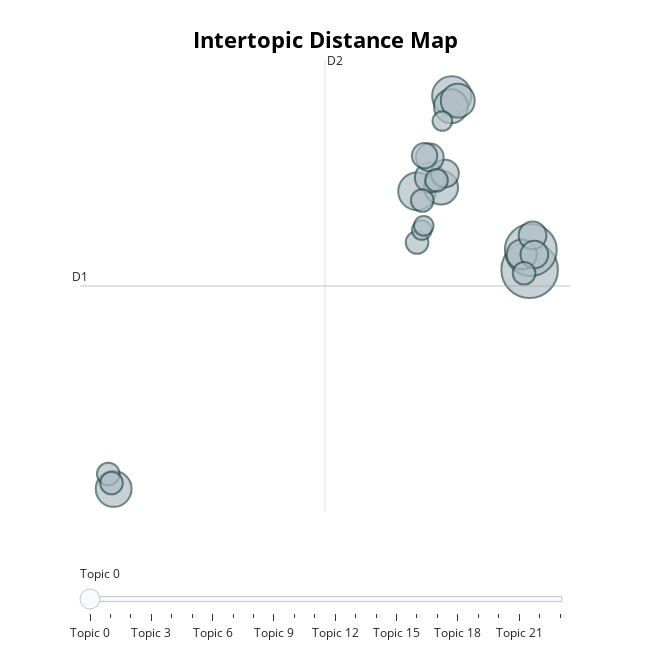

The notebook cell this image was saved under:
### Code cell
# run this cell to visualize the topics
topic_model.visualize_topics()

### Figure 1 — Plotly figure (JSON) as saved in the notebook; plotly's stock layout.template omitted (floating-point values rounded to 4 significant figures)
{"data": [{"customdata": [[0, "we | and | to | the | our", 25], [1, "we | and | to | our | you", 21], [2, "the | of | in | and | to", 12], [3, "the | of | and | to | in", 11], [4, "we | and | to | the | our", 10], [5, "the | of | to | and | in", 9], [6, "the | of | to | and | in", 9], [7, "the | of | to | and | which", 9], [8, "of | the | and | we | to", 7], [9, "the | of | to | and | be", 7], [10, "and | we | our | to | in", 6], [11, "we | and | to | our | in", 6], [12, "the | of | and | to | in", 6], [13, "of | the | to | which | and", 6], [14, "the | of | to | and | which", 5], [15, "we | the | of | to | in", 4], [16, "our | and | of | we | the", 4], [17, "the | of | to | and | which", 4], [18, "of | the | and | to | in", 4], [19, "the | of | to | and | in", 4], [20, "the | of | to | and | be", 4], [21, "the | of | and | to | in", 3], [22, "the | of | and | to | by", 3], [23, "the | of | and | to | in", 3]], "hovertemplate": "<b>Topic %{customdata[0]}</b><br>%{customdata[1]}<br>Size: %{customdata[2]}", "legendgroup": "", "marker": {"color": "#B0BEC5", "line": {"color": "DarkSlateGrey", "width": 2}, "size": [25, 21, 12, 11, 10, 9, 9, 9, 7, 7, 6, 6, 6, 6, 5, 4, 4, 4, 4, 4, 4, 3, 3, 3], "sizemode": "area", "sizeref": 0.01562, "symbol": "circle"}, "mode": "markers", "name": "", "orientation": "v", "showlegend": false, "type": "scatter", "x": [15.48, 15.55, 10.3, 7.99, -12.18, 10.25, 10.7, 9.59, 14.95, 8.846, 15.67, 15.79, 9.849, 8.842, 8.494, -12.53, 15.11, 8.339, -12.32, 7.996, 9.288, 8.309, 9.677, 8.436], "xaxis": "x", "y": [1.566, 2.037, 5.723, 3.439, -3.677, 5.476, 5.609, 3.533, 1.932, 3.77, 2.387, 1.929, 3.866, 4.251, 4.292, -3.32, 1.48, 3.221, -3.535, 2.217, 3.705, 2.514, 5.122, 2.615], "yaxis": "y"}], "layout": {"annotations": [{"showarrow": false, "text": "D1", "x": -14.41, "y": 1.176, "yshift": 10}, {"showarrow": false, "text": "D2", "x": 1.874, "xshift": 10, "y": 6.581}], "height": 650, "hoverlabel": {"bgcolor": "white", "font": {"family": "Rockwell", "size": 16}}, "legend": {"itemsizing": "constant", "tracegroupgap": 0}, "margin": {"t": 60}, "shapes": [{"line": {"color": "#CFD8DC", "width": 2}, "type": "line", "x0": 1.874, "x1": 1.874, "y0": -4.229, "y1": 6.581}, {"line": {"color": "#9E9E9E", "width": 2}, "type": "line", "x0": -14.41, "x1": 18.16, "y0": 1.176, "y1": 1.176}], "sliders": [{"active": 0, "pad": {"t": 50}, "steps": [{"args": [{"marker.color": [["red", "#B0BEC5", "#B0BEC5", "#B0BEC5", "#B0BEC5", "#B0BEC5", "#B0BEC5", "#B0BEC5", "#B0BEC5", "#B0BEC5", "#B0BEC5", "#B0BEC5", "#B0BEC5", "#B0BEC5", "#B0BEC5", "#B0BEC5", "#B0BEC5", "#B0BEC5", "#B0BEC5", "#B0BEC5", "#B0BEC5", "#B0BEC5", "#B0BEC5", "#B0BEC5"]]}], "label": "Topic 0", "method": "update"}, {"args": [{"marker.color": [["#B0BEC5", "red", "#B0BEC5", "#B0BEC5", "#B0BEC5", "#B0BEC5", "#B0BEC5", "#B0BEC5", "#B0BEC5", "#B0BEC5", "#B0BEC5", "#B0BEC5", "#B0BEC5", "#B0BEC5", "#B0BEC5", "#B0BEC5", "#B0BEC5", "#B0BEC5", "#B0BEC5", "#B0BEC5", "#B0BEC5", "#B0BEC5", "#B0BEC5", "#B0BEC5"]]}], "label": "Topic 1", "method": "update"}, {"args": [{"marker.color": [["#B0BEC5", "#B0BEC5", "red", "#B0BEC5", "#B0BEC5", "#B0BEC5", "#B0BEC5", "#B0BEC5", "#B0BEC5", "#B0BEC5", "#B0BEC5", "#B0BEC5", "#B0BEC5", "#B0BEC5", "#B0BEC5", "#B0BEC5", "#B0BEC5", "#B0BEC5", "#B0BEC5", "#B0BEC5", "#B0BEC5", "#B0BEC5", "#B0BEC5", "#B0BEC5"]]}], "label": "Topic 2", "method": "update"}, {"args": [{"marker.color": [["#B0BEC5", "#B0BEC5", "#B0BEC5", "red", "#B0BEC5", "#B0BEC5", "#B0BEC5", "#B0BEC5", "#B0BEC5", "#B0BEC5", "#B0BEC5", "#B0BEC5", "#B0BEC5", "#B0BEC5", "#B0BEC5", "#B0BEC5", "#B0BEC5", "#B0BEC5", "#B0BEC5", "#B0BEC5", "#B0BEC5", "#B0BEC5", "#B0BEC5", "#B0BEC5"]]}], "label": "Topic 3", "method": "update"}, {"args": [{"marker.color": [["#B0BEC5", "#B0BEC5", "#B0BEC5", "#B0BEC5", "red", "#B0BEC5", "#B0BEC5", "#B0BEC5", "#B0BEC5", "#B0BEC5", "#B0BEC5", "#B0BEC5", "#B0BEC5", "#B0BEC5", "#B0BEC5", "#B0BEC5", "#B0BEC5", "#B0BEC5", "#B0BEC5", "#B0BEC5", "#B0BEC5", "#B0BEC5", "#B0BEC5", "#B0BEC5"]]}], "label": "Topic 4", "method": "update"}, {"args": [{"marker.color": [["#B0BEC5", "#B0BEC5", "#B0BEC5", "#B0BEC5", "#B0BEC5", "red", "#B0BEC5", "#B0BEC5", "#B0BEC5", "#B0BEC5", "#B0BEC5", "#B0BEC5", "#B0BEC5", "#B0BEC5", "#B0BEC5", "#B0BEC5", "#B0BEC5", "#B0BEC5", "#B0BEC5", "#B0BEC5", "#B0BEC5", "#B0BEC5", "#B0BEC5", "#B0BEC5"]]}], "label": "Topic 5", "method": "update"}, {"args": [{"marker.color": [["#B0BEC5", "#B0BEC5", "#B0BEC5", "#B0BEC5", "#B0BEC5", "#B0BEC5", "red", "#B0BEC5", "#B0BEC5", "#B0BEC5", "#B0BEC5", "#B0BEC5", "#B0BEC5", "#B0BEC5", "#B0BEC5", "#B0BEC5", "#B0BEC5", "#B0BEC5", "#B0BEC5", "#B0BEC5", "#B0BEC5", "#B0BEC5", "#B0BEC5", "#B0BEC5"]]}], "label": "Topic 6", "method": "update"}, {"args": [{"marker.color": [["#B0BEC5", "#B0BEC5", "#B0BEC5", "#B0BEC5", "#B0BEC5", "#B0BEC5", "#B0BEC5", "red", "#B0BEC5", "#B0BEC5", "#B0BEC5", "#B0BEC5", "#B0BEC5", "#B0BEC5", "#B0BEC5", "#B0BEC5", "#B0BEC5", "#B0BEC5", "#B0BEC5", "#B0BEC5", "#B0BEC5", "#B0BEC5", "#B0BEC5", "#B0BEC5"]]}], "label": "Topic 7", "method": "update"}, {"args": [{"marker.color": [["#B0BEC5", "#B0BEC5", "#B0BEC5", "#B0BEC5", "#B0BEC5", "#B0BEC5", "#B0BEC5", "#B0BEC5", "red", "#B0BEC5", "#B0BEC5", "#B0BEC5", "#B0BEC5", "#B0BEC5", "#B0BEC5", "#B0BEC5", "#B0BEC5", "#B0BEC5", "#B0BEC5", "#B0BEC5", "#B0BEC5", "#B0BEC5", "#B0BEC5", "#B0BEC5"]]}], "label": "Topic 8", "method": "update"}, {"args": [{"marker.color": [["#B0BEC5", "#B0BEC5", "#B0BEC5", "#B0BEC5", "#B0BEC5", "#B0BEC5", "#B0BEC5", "#B0BEC5", "#B0BEC5", "red", "#B0BEC5", "#B0BEC5", "#B0BEC5", "#B0BEC5", "#B0BEC5", "#B0BEC5", "#B0BEC5", "#B0BEC5", "#B0BEC5", "#B0BEC5", "#B0BEC5", "#B0BEC5", "#B0BEC5", "#B0BEC5"]]}], "label": "Topic 9", "method": "update"}, {"args": [{"marker.color": [["#B0BEC5", "#B0BEC5", "#B0BEC5", "#B0BEC5", "#B0BEC5", "#B0BEC5", "#B0BEC5", "#B0BEC5", "#B0BEC5", "#B0BEC5", "red", "#B0BEC5", "#B0BEC5", "#B0BEC5", "#B0BEC5", "#B0BEC5", "#B0BEC5", "#B0BEC5", "#B0BEC5", "#B0BEC5", "#B0BEC5", "#B0BEC5", "#B0BEC5", "#B0BEC5"]]}], "label": "Topic 10", "method": "update"}, {"args": [{"marker.color": [["#B0BEC5", "#B0BEC5", "#B0BEC5", "#B0BEC5", "#B0BEC5", "#B0BEC5", "#B0BEC5", "#B0BEC5", "#B0BEC5", "#B0BEC5", "#B0BEC5", "red", "#B0BEC5", "#B0BEC5", "#B0BEC5", "#B0BEC5", "#B0BEC5", "#B0BEC5", "#B0BEC5", "#B0BEC5", "#B0BEC5", "#B0BEC5", "#B0BEC5", "#B0BEC5"]]}], "label": "Topic 11", "method": "update"}, {"args": [{"marker.color": [["#B0BEC5", "#B0BEC5", "#B0BEC5", "#B0BEC5", "#B0BEC5", "#B0BEC5", "#B0BEC5", "#B0BEC5", "#B0BEC5", "#B0BEC5", "#B0BEC5", "#B0BEC5", "red", "#B0BEC5", "#B0BEC5", "#B0BEC5", "#B0BEC5", "#B0BEC5", "#B0BEC5", "#B0BEC5", "#B0BEC5", "#B0BEC5", "#B0BEC5", "#B0BEC5"]]}], "label": "Topic 12", "method": "update"}, {"args": [{"marker.color": [["#B0BEC5", "#B0BEC5", "#B0BEC5", "#B0BEC5", "#B0BEC5", "#B0BEC5", "#B0BEC5", "#B0BEC5", "#B0BEC5", "#B0BEC5", "#B0BEC5", "#B0BEC5", "#B0BEC5", "red", "#B0BEC5", "#B0BEC5", "#B0BEC5", "#B0BEC5", "#B0BEC5", "#B0BEC5", "#B0BEC5", "#B0BEC5", "#B0BEC5", "#B0BEC5"]]}], "label": "Topic 13", "method": "update"}, {"args": [{"marker.color": [["#B0BEC5", "#B0BEC5", "#B0BEC5", "#B0BEC5", "#B0BEC5", "#B0BEC5", "#B0BEC5", "#B0BEC5", "#B0BEC5", "#B0BEC5", "#B0BEC5", "#B0BEC5", "#B0BEC5", "#B0BEC5", "red", "#B0BEC5", "#B0BEC5", "#B0BEC5", "#B0BEC5", "#B0BEC5", "#B0BEC5", "#B0BEC5", "#B0BEC5", "#B0BEC5"]]}], "label": "Topic 14", "method": "update"}, {"args": [{"marker.color": [["#B0BEC5", "#B0BEC5", "#B0BEC5", "#B0BEC5", "#B0BEC5", "#B0BEC5", "#B0BEC5", "#B0BEC5", "#B0BEC5", "#B0BEC5", "#B0BEC5", "#B0BEC5", "#B0BEC5", "#B0BEC5", "#B0BEC5", "red", "#B0BEC5", "#B0BEC5", "#B0BEC5", "#B0BEC5", "#B0BEC5", "#B0BEC5", "#B0BEC5", "#B0BEC5"]]}], "label": "Topic 15", "method": "update"}, {"args": [{"marker.color": [["#B0BEC5", "#B0BEC5", "#B0BEC5", "#B0BEC5", "#B0BEC5", "#B0BEC5", "#B0BEC5", "#B0BEC5", "#B0BEC5", "#B0BEC5", "#B0BEC5", "#B0BEC5", "#B0BEC5", "#B0BEC5", "#B0BEC5", "#B0BEC5", "red", "#B0BEC5", "#B0BEC5", "#B0BEC5", "#B0BEC5", "#B0BEC5", "#B0BEC5", "#B0BEC5"]]}], "label": "Topic 16", "method": "update"}, {"args": [{"marker.color": [["#B0BEC5", "#B0BEC5", "#B0BEC5", "#B0BEC5", "#B0BEC5", "#B0BEC5", "#B0BEC5", "#B0BEC5", "#B0BEC5", "#B0BEC5", "#B0BEC5", "#B0BEC5", "#B0BEC5", "#B0BEC5", "#B0BEC5", "#B0BEC5", "#B0BEC5", "red", "#B0BEC5", "#B0BEC5", "#B0BEC5", "#B0BEC5", "#B0BEC5", "#B0BEC5"]]}], "label": "Topic 17", "method": "update"}, {"args": [{"marker.color": [["#B0BEC5", "#B0BEC5", "#B0BEC5", "#B0BEC5", "#B0BEC5", "#B0BEC5", "#B0BEC5", "#B0BEC5", "#B0BEC5", "#B0BEC5", "#B0BEC5", "#B0BEC5", "#B0BEC5", "#B0BEC5", "#B0BEC5", "#B0BEC5", "#B0BEC5", "#B0BEC5", "red", "#B0BEC5", "#B0BEC5", "#B0BEC5", "#B0BEC5", "#B0BEC5"]]}], "label": "Topic 18", "method": "update"}, {"args": [{"marker.color": [["#B0BEC5", "#B0BEC5", "#B0BEC5", "#B0BEC5", "#B0BEC5", "#B0BEC5", "#B0BEC5", "#B0BEC5", "#B0BEC5", "#B0BEC5", "#B0BEC5", "#B0BEC5", "#B0BEC5", "#B0BEC5", "#B0BEC5", "#B0BEC5", "#B0BEC5", "#B0BEC5", "#B0BEC5", "red", "#B0BEC5", "#B0BEC5", "#B0BEC5", "#B0BEC5"]]}], "label": "Topic 19", "method": "update"}, {"args": [{"marker.color": [["#B0BEC5", "#B0BEC5", "#B0BEC5", "#B0BEC5", "#B0BEC5", "#B0BEC5", "#B0BEC5", "#B0BEC5", "#B0BEC5", "#B0BEC5", "#B0BEC5", "#B0BEC5", "#B0BEC5", "#B0BEC5", "#B0BEC5", "#B0BEC5", "#B0BEC5", "#B0BEC5", "#B0BEC5", "#B0BEC5", "red", "#B0BEC5", "#B0BEC5", "#B0BEC5"]]}], "label": "Topic 20", "method": "update"}, {"args": [{"marker.color": [["#B0BEC5", "#B0BEC5", "#B0BEC5", "#B0BEC5", "#B0BEC5", "#B0BEC5", "#B0BEC5", "#B0BEC5", "#B0BEC5", "#B0BEC5", "#B0BEC5", "#B0BEC5", "#B0BEC5", "#B0BEC5", "#B0BEC5", "#B0BEC5", "#B0BEC5", "#B0BEC5", "#B0BEC5", "#B0BEC5", "#B0BEC5", "red", "#B0BEC5", "#B0BEC5"]]}], "label": "Topic 21", "method": "update"}, {"args": [{"marker.color": [["#B0BEC5", "#B0BEC5", "#B0BEC5", "#B0BEC5", "#B0BEC5", "#B0BEC5", "#B0BEC5", "#B0BEC5", "#B0BEC5", "#B0BEC5", "#B0BEC5", "#B0BEC5", "#B0BEC5", "#B0BEC5", "#B0BEC5", "#B0BEC5", "#B0BEC5", "#B0BEC5", "#B0BEC5", "#B0BEC5", "#B0BEC5", "#B0BEC5", "red", "#B0BEC5"]]}], "label": "Topic 22", "method": "update"}, {"args": [{"marker.color": [["#B0BEC5", "#B0BEC5", "#B0BEC5", "#B0BEC5", "#B0BEC5", "#B0BEC5", "#B0BEC5", "#B0BEC5", "#B0BEC5", "#B0BEC5", "#B0BEC5", "#B0BEC5", "#B0BEC5", "#B0BEC5", "#B0BEC5", "#B0BEC5", "#B0BEC5", "#B0BEC5", "#B0BEC5", "#B0BEC5", "#B0BEC5", "#B0BEC5", "#B0BEC5", "red"]]}], "label": "Topic 23", "method": "update"}]}], "title": {"font": {"color": "Black", "size": 22}, "text": "<b>Intertopic Distance Map</b>", "x": 0.5, "xanchor": "center", "y": 0.95, "yanchor": "top"}, "width": 650, "xaxis": {"anchor": "y", "domain": [0, 1], "range": [-14.41, 18.16], "title": {"text": ""}, "visible": false}, "yaxis": {"anchor": "x", "domain": [0, 1], "range": [-4.229, 6.581], "title": {"text": ""}, "visible": false}}}
